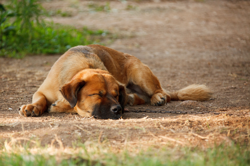
#> input picture Harshit Vashisth/Chapter-20(Python Modules)/C-Edit Images Uging Pyhton/Edited Images/dog.bmp, 250 x 166 px, given in place of dog.jpg, which was not available
$ python 249.image_module.py
#> lines starting #> are read from the running program, lines starting #| are printed output that depends on the picture; pictures that were not available may be replaced by others from this repository, and a replacement may not be noted
import os
from PIL import Image,ImageEnhance,ImageFilter
imag1=Image.open(r'E:\Python\Chapter-20(Python Modules)\C-Edit Images Uging Pyhton\Sample Images\dog.jpg')
#> imag1 is the input picture: PIL image 250x166 RGB; mean R, G, B 153.3, 129.8, 93.1
imag1.show()
imag1.save(r'E:\Python\Chapter-20(Python Modules)\C-Edit Images Uging Pyhton\Edited Images\dog.pdf')
max_size=(250,350)
imag1.thumbnail(max_size)
imag1.save(r'E:\Python\Chapter-20(Python Modules)\C-Edit Images Uging Pyhton\Edited Images\dog.bmp')
for item in os.listdir():
    if item.endswith('.jpg'):
        imag1=Image.open(item)
        filename,extention=os.path.splitext(item)
        imag1.save(f'E:\Python\Chapter-20(Python Modules)\C-Edit Images Uging Pyhton\Edited Images\{filename}.png')
enhancer=ImageEnhance.Sharpness(imag1)
enhancer.enhance(0).save(r'E:\Python\Chapter-20(Python Modules)\C-Edit Images Uging Pyhton\Edited Images\sharpness0.jpg')
enhancer.enhance(1).save(r'E:\Python\Chapter-20(Python Modules)\C-Edit Images Uging Pyhton\Edited Images\sharpness1.jpg')
enhancer.enhance(2).save(r'E:\Python\Chapter-20(Python Modules)\C-Edit Images Uging Pyhton\Edited Images\sharpness2.jpg')
enhancer=ImageEnhance.Color(imag1)
enhancer.enhance(0).save(r'E:\Python\Chapter-20(Python Modules)\C-Edit Images Uging Pyhton\Edited Images\color0.jpg')
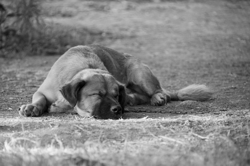
#> saved as color0.jpg: PIL image 250x166 RGB; min 0, max 245, mean 132.6
enhancer.enhance(1).save(r'E:\Python\Chapter-20(Python Modules)\C-Edit Images Uging Pyhton\Edited Images\color1.jpg')
enhancer.enhance(2).save(r'E:\Python\Chapter-20(Python Modules)\C-Edit Images Uging Pyhton\Edited Images\color2.jpg')
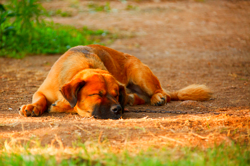
#> saved as color2.jpg: PIL image 250x166 RGB; mean R, G, B 173.2, 126.9, 57.6
enhancer=ImageEnhance.Brightness(imag1)
enhancer.enhance(0).save(r'E:\Python\Chapter-20(Python Modules)\C-Edit Images Uging Pyhton\Edited Images\brightness0.jpg')
enhancer.enhance(1).save(r'E:\Python\Chapter-20(Python Modules)\C-Edit Images Uging Pyhton\Edited Images\brightness1.jpg')
enhancer.enhance(2).save(r'E:\Python\Chapter-20(Python Modules)\C-Edit Images Uging Pyhton\Edited Images\brightness2.jpg')
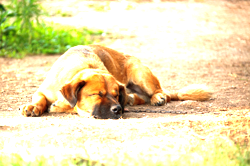
#> saved as brightness2.jpg: PIL image 250x166 RGB; mean R, G, B 235.1, 223.9, 178.7
enhancer=ImageEnhance.Contrast(imag1)
enhancer.enhance(0).save(r'E:\Python\Chapter-20(Python Modules)\C-Edit Images Uging Pyhton\Edited Images\contrast0.jpg')
enhancer.enhance(1).save(r'E:\Python\Chapter-20(Python Modules)\C-Edit Images Uging Pyhton\Edited Images\contrast1.jpg')
enhancer.enhance(2.5).save(r'E:\Python\Chapter-20(Python Modules)\C-Edit Images Uging Pyhton\Edited Images\contrast2.jpg')
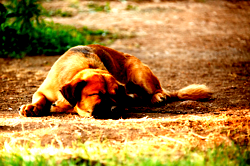
#> saved as contrast2.jpg: PIL image 250x166 RGB; mean R, G, B 172.1, 129.6, 62.3
imag1.filter(ImageFilter.GaussianBlur()).save(r'E:\Python\Chapter-20(Python Modules)\C-Edit Images Uging Pyhton\Edited Images\blur1.jpg')
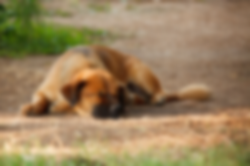
#> saved as blur1.jpg: PIL image 250x166 RGB; mean R, G, B 153.2, 129.7, 93.1
imag1.filter(ImageFilter.GaussianBlur(radius=16)).save(r'E:\Python\Chapter-20(Python Modules)\C-Edit Images Uging Pyhton\Edited Images\blur2.jpg')
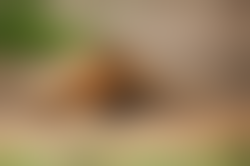
#> saved as blur2.jpg: PIL image 250x166 RGB; mean R, G, B 151.7, 128.6, 91.7
